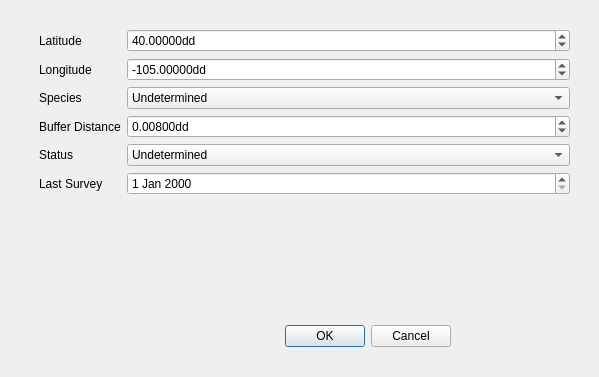
<?xml version="1.0" encoding="UTF-8"?>
<ui version="4.0">
 <class>NewJisiDialogBase</class>
 <widget class="QDialog" name="NewJisiDialogBase">
  <property name="geometry">
   <rect>
    <x>0</x>
    <y>0</y>
    <width>599</width>
    <height>377</height>
   </rect>
  </property>
  <property name="windowTitle">
   <string>Add new JiSi</string>
  </property>
  <widget class="QDialogButtonBox" name="button_box">
   <property name="geometry">
    <rect>
     <x>110</x>
     <y>320</y>
     <width>341</width>
     <height>32</height>
    </rect>
   </property>
   <property name="orientation">
    <enum>Qt::Horizontal</enum>
   </property>
   <property name="standardButtons">
    <set>QDialogButtonBox::Cancel|QDialogButtonBox::Ok</set>
   </property>
  </widget>
  <widget class="QWidget" name="formLayoutWidget">
   <property name="geometry">
    <rect>
     <x>39</x>
     <y>29</y>
     <width>531</width>
     <height>271</height>
    </rect>
   </property>
   <layout class="QFormLayout" name="lytForm">
    <item row="0" column="0">
     <widget class="QLabel" name="latitudeLabel">
      <property name="text">
       <string>Latitude</string>
      </property>
     </widget>
    </item>
    <item row="0" column="1">
     <widget class="QDoubleSpinBox" name="spbLatitude">
      <property name="suffix">
       <string>dd</string>
      </property>
      <property name="decimals">
       <number>5</number>
      </property>
      <property name="minimum">
       <double>-90.000000000000000</double>
      </property>
      <property name="maximum">
       <double>90.000000000000000</double>
      </property>
      <property name="singleStep">
       <double>0.001000000000000</double>
      </property>
      <property name="value">
       <double>40.000000000000000</double>
      </property>
     </widget>
    </item>
    <item row="1" column="0">
     <widget class="QLabel" name="longitudeLabel">
      <property name="text">
       <string>Longitude</string>
      </property>
     </widget>
    </item>
    <item row="1" column="1">
     <widget class="QDoubleSpinBox" name="spbLongitude">
      <property name="suffix">
       <string>dd</string>
      </property>
      <property name="decimals">
       <number>5</number>
      </property>
      <property name="minimum">
       <double>-180.000000000000000</double>
      </property>
      <property name="maximum">
       <double>180.000000000000000</double>
      </property>
      <property name="singleStep">
       <double>0.001000000000000</double>
      </property>
      <property name="value">
       <double>-105.000000000000000</double>
      </property>
     </widget>
    </item>
    <item row="2" column="0">
     <widget class="QLabel" name="speciesLabel">
      <property name="text">
       <string>Species</string>
      </property>
     </widget>
    </item>
    <item row="2" column="1">
     <widget class="QComboBox" name="cmbSpecies">
      <item>
       <property name="text">
        <string>Undetermined</string>
       </property>
      </item>
      <item>
       <property name="text">
        <string>tuantuan Pig</string>
       </property>
      </item>
      <item>
       <property name="text">
        <string>hairless Hawk</string>
       </property>
      </item>
      <item>
       <property name="text">
        <string>round Gorilla</string>
       </property>
      </item>
     </widget>
    </item>
    <item row="3" column="0">
     <widget class="QLabel" name="bufferDistanceLabel">
      <property name="text">
       <string>Buffer Distance</string>
      </property>
     </widget>
    </item>
    <item row="3" column="1">
     <widget class="QDoubleSpinBox" name="spbBuffer">
      <property name="prefix">
       <string/>
      </property>
      <property name="suffix">
       <string>dd</string>
      </property>
      <property name="decimals">
       <number>5</number>
      </property>
      <property name="maximum">
       <double>0.100000000000000</double>
      </property>
      <property name="singleStep">
       <double>0.001000000000000</double>
      </property>
      <property name="value">
       <double>0.008000000000000</double>
      </property>
     </widget>
    </item>
    <item row="4" column="0">
     <widget class="QLabel" name="statusLabel">
      <property name="text">
       <string>Status</string>
      </property>
     </widget>
    </item>
    <item row="4" column="1">
     <widget class="QComboBox" name="cmbStatus">
      <item>
       <property name="text">
        <string>Undetermined</string>
       </property>
      </item>
      <item>
       <property name="text">
        <string>ACTIVE NEST</string>
       </property>
      </item>
      <item>
       <property name="text">
        <string>INACTIVE NEST</string>
       </property>
      </item>
      <item>
       <property name="text">
        <string>FLEDGED NEST</string>
       </property>
      </item>
     </widget>
    </item>
    <item row="5" column="0">
     <widget class="QLabel" name="lastSurveyLabel">
      <property name="text">
       <string>Last Survey</string>
      </property>
     </widget>
    </item>
    <item row="5" column="1">
     <widget class="QDateEdit" name="dteLast"/>
    </item>
   </layout>
  </widget>
 </widget>
 <resources/>
 <connections>
  <connection>
   <sender>button_box</sender>
   <signal>accepted()</signal>
   <receiver>NewJisiDialogBase</receiver>
   <slot>accept()</slot>
   <hints>
    <hint type="sourcelabel">
     <x>20</x>
     <y>20</y>
    </hint>
    <hint type="destinationlabel">
     <x>20</x>
     <y>20</y>
    </hint>
   </hints>
  </connection>
  <connection>
   <sender>button_box</sender>
   <signal>rejected()</signal>
   <receiver>NewJisiDialogBase</receiver>
   <slot>reject()</slot>
   <hints>
    <hint type="sourcelabel">
     <x>20</x>
     <y>20</y>
    </hint>
    <hint type="destinationlabel">
     <x>20</x>
     <y>20</y>
    </hint>
   </hints>
  </connection>
 </connections>
</ui>
